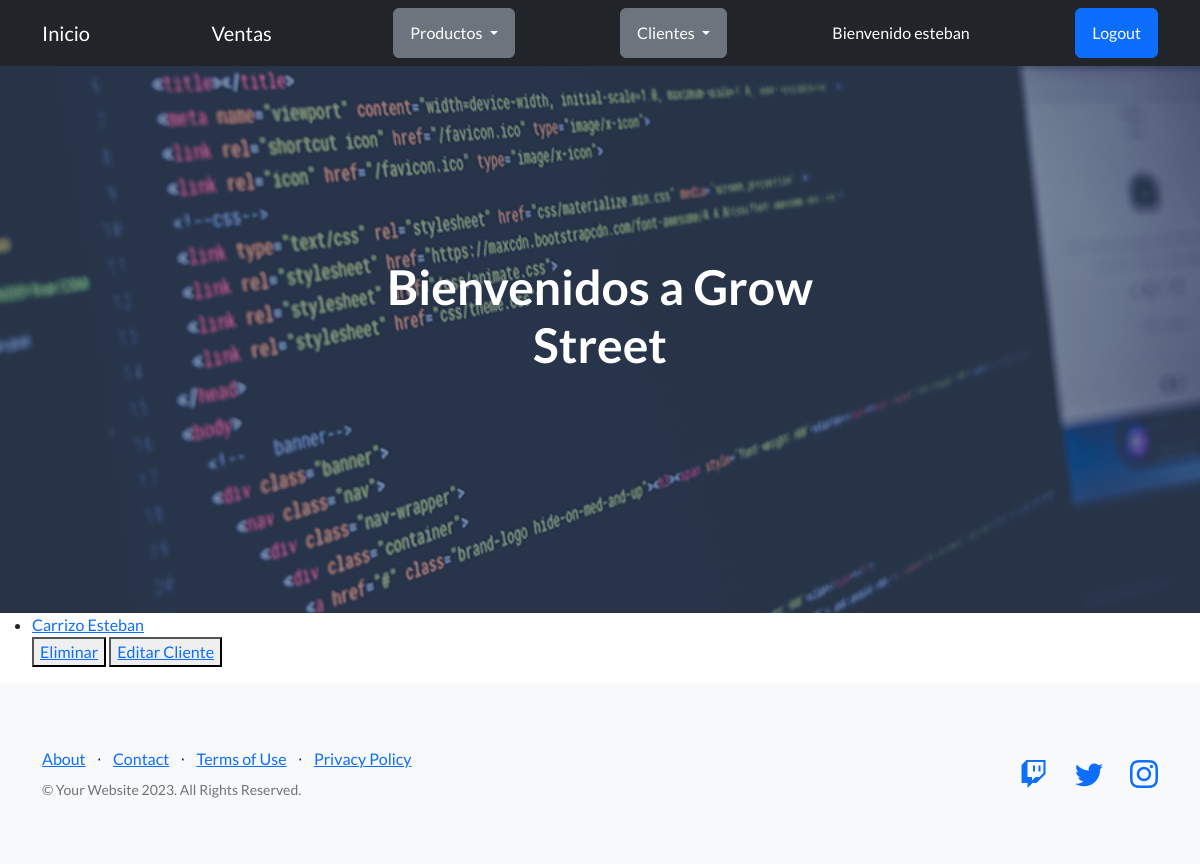
The page /distribuidora/list-cliente/ (signed in) on the database as committed earlier.
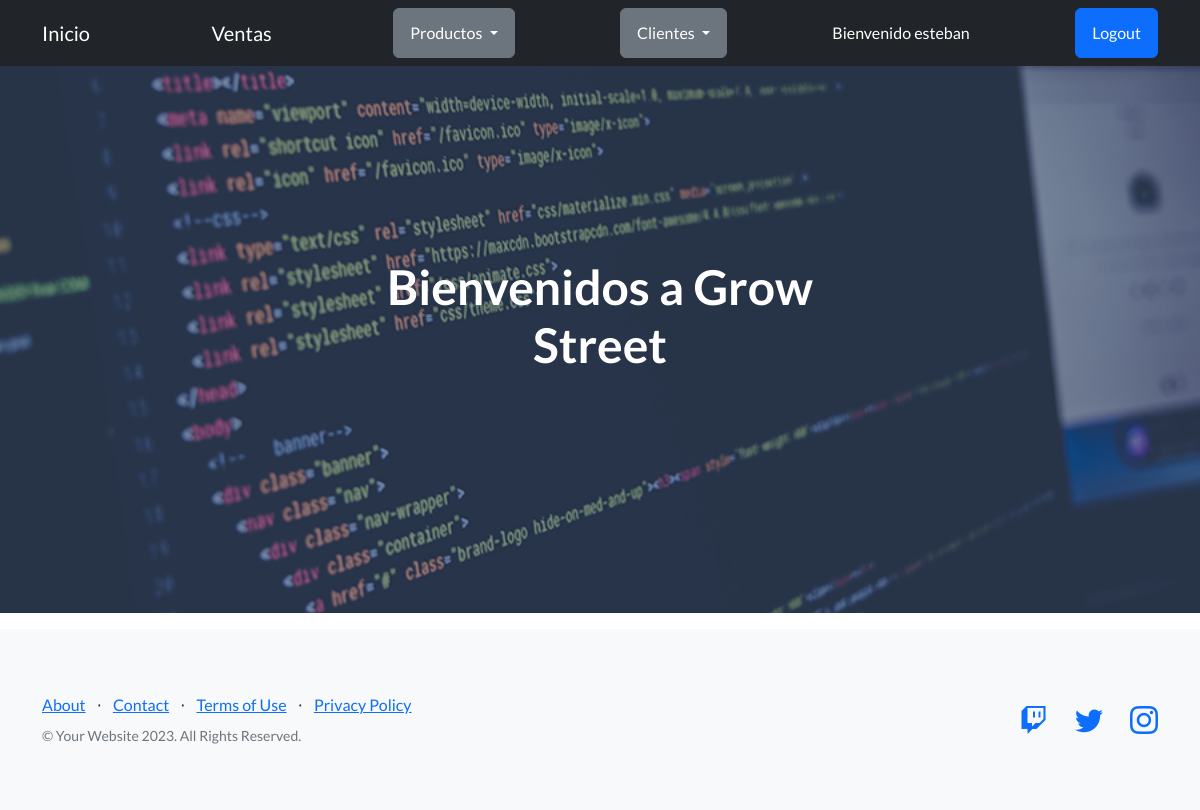
The same page on the database as committed later.
### Distribuidora/models.py (models this page shows)
class Cliente(models.Model):
    nombre = models.CharField(max_length=50)
    apellido = models.CharField(max_length=30)
    email = models.EmailField()
    def __str__(self):
        return f'{self.apellido} {self.nombre}'

### Distribuidora/views.py (the view)
# urls.py: path('list-cliente/', ClienteList.as_view(), name="ListaCliente"),
class ClienteList(LoginRequiredMixin, ListView):
    model = Cliente
    template_name = "clientelist.html"
    context_object_name = "clientes"

### Distribuidora/context_processors.py (called while the page is built)
def user_avatar(request):
    user = request.user
    avatar = None  # Valor predeterminado si el usuario no tiene un avatar
    if user.is_authenticated:
        avatar = Avatar.objects.filter(user=user).first()
    return {
        'user_avatar': avatar
    }

### Distribuidora/templates/clientelist.html (shortened to what this page needs)
{% extends 'inicio.html' %}
{% block HerenciaDeContenido %}
<ul>
    {% for cliente in clientes %}
        <li>
            <a href="{% url 'DetalleClientes' cliente.id %}">{{cliente}}</a>
        </li>
        <div>
            <button>
                <a href="{% url 'EliminaCliente' cliente.id %}">Eliminar</a>
            </button>
            <button>
                <a href="{% url 'ActualizaCliente' cliente.id %}">Editar Cliente</a>
            </button>
        </div>
    {% endfor %}
</ul>
{% endblock HerenciaDeContenido %}

Rows that differ between the two databases and show on the page:
removed Cliente: apellido+nombre "Carrizo Esteban"
